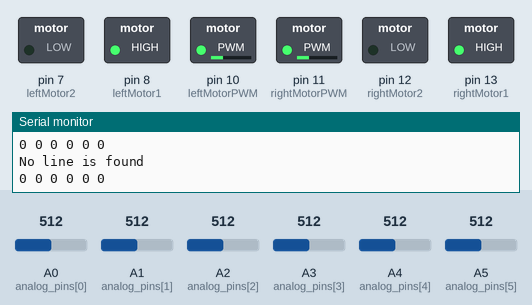
Simulated run of this sketch. Board: Arduino Uno, built with avr-gcc and run on an emulated ATmega328P. Parts: switched loads named in the sketch (green lamp = pin HIGH), the last lines printed to the serial monitor. The test bench sets the inputs (shaded band); at power-on: A0 (analog_pins[0]) = 512, A3 (analog_pins[3]) = 512, A1 (analog_pins[1]) = 512, A4 (analog_pins[4]) = 512, A2 (analog_pins[2]) = 512, A5 (analog_pins[5]) = 512.

Above: at 1.2 s.
1.3 s: A0 (analog_pins[0]) set to 893
4.3 s: A0 (analog_pins[0]) set to 909
At 6.4 s:
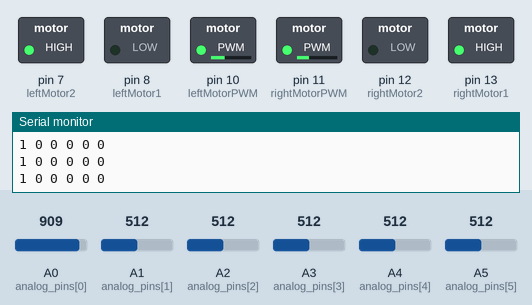
7.3 s: A3 (analog_pins[3]) set to 884
8.8 s: A3 (analog_pins[3]) set to 915
At 8.97 s:
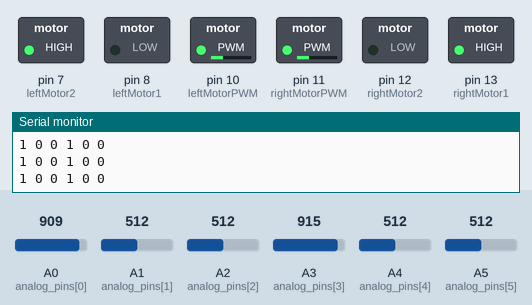
10.7 s: A1 (analog_pins[1]) set to 910
At 11.7 s:
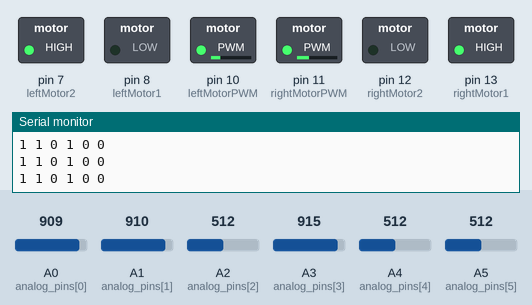
13.7 s: A4 (analog_pins[4]) set to 910
At 14.5 s:
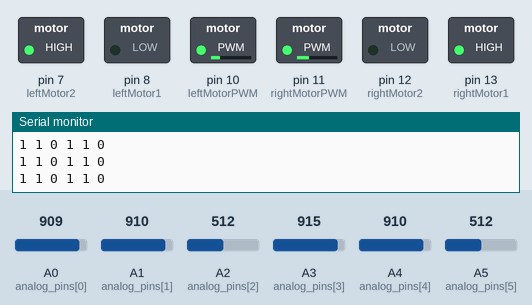
Timing chart, 0 to 16.2 s (numbered marks = the images above; inputs shaded):
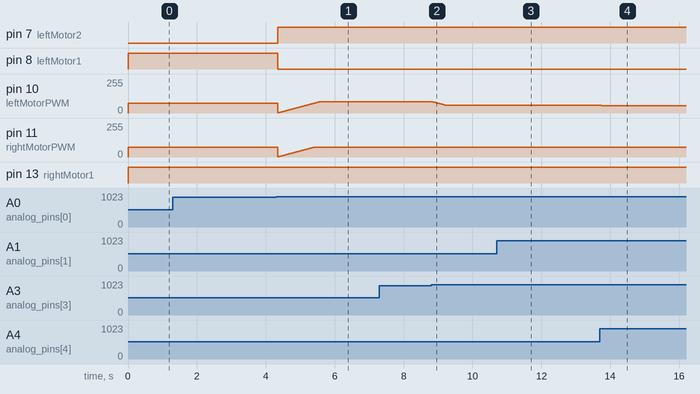

Measured:
- the behaviour switches between 900 and 901 on A0 (analog_pins[0]) (found by bisection; images 0 and 1)
- after the input at 4.3 s, pin 7 (leftMotor2): LOW → HIGH at once; pin 8 (leftMotor1): HIGH → LOW at once
- after the input at 8.8 s, pin 10 (leftMotorPWM): moves from 86/255 to 57/255 over 0.41 s, starting at once
- after the input at 10.7 s, pin 10 (leftMotorPWM): 57/255 → 58/255 at once
- after the input at 13.7 s, pin 10 (leftMotorPWM): 58/255 → 56/255 at once

The sketch:

29_nisan_90_derece.ino
```cpp
uint8_t analog_pins[6] = { A0, A1, A2, A3, A4, A5 };  // A0-> 2 (left) A5->7 (right)Define the analog input pins, 4 D1, 5 D7
#define rightMotor1 13                                //right motor 240RPM
#define rightMotor2 12
#define right_pwm_normalizer 1
#define rightMotorPWM 11
#define leftMotor1 8  //right motor 320RPM
#define leftMotor2 7
#define leftMotorPWM 10
#define left_pwm_normalizer 0.75
float last_position = 0;
uint8_t base_pwm = 75;
/*  digitalWrite(rightMotor1,HIGH);
    digitalWrite(rightMotor2, LOW); right motor forward

    digitalWrite(leftMotor1,LOW);
    digitalWrite(leftMotor2, HIGH); left motor forward
*/

void setup() {
  Serial.begin(9600);
  pinMode(rightMotor1, OUTPUT);
  pinMode(rightMotor2, OUTPUT);
  pinMode(rightMotorPWM, OUTPUT);
  pinMode(leftMotor1, OUTPUT);
  pinMode(leftMotor2, OUTPUT);
  pinMode(leftMotorPWM, OUTPUT);

  for (uint8_t i = 0; i < 6; i++) {
    pinMode(analog_pins[i], INPUT);
  }
}

unsigned int threshold = 900;  // Threshold for detecting black
void loop() {
  update_black_detections(threshold);
  //Serial.println(get_line_pos());
  test_print_is_black_array();


  float line_position = get_line_pos();

  if (line_position == -999) {
    Serial.println("No line is found");

    if (last_position > 0) {
    rotate_cw();
  } else {
    rotate_ccw();
  }
  }


  else if (line_position > 0) {
    int right_pwm = int(base_pwm * right_pwm_normalizer);
    int left_pwm = int((base_pwm + 1.5 * line_position * line_position * line_position) * left_pwm_normalizer);
    drive_left_motor_at(left_pwm, 25, 1);
    drive_right_motor_at(right_pwm, 25, 1);
    last_position = line_position ;
  } else {
    line_position = -line_position;
    int right_pwm = int((base_pwm + 1.5 * line_position * line_position * line_position) * right_pwm_normalizer);
    int left_pwm = int(base_pwm * left_pwm_normalizer);
    drive_left_motor_at(left_pwm, 25, 1);
    drive_right_motor_at(right_pwm, 25, 1);
    last_position = -line_position;
  }
}

uint8_t is_black[6] = { 0, 0, 0, 0, 0, 0 };
uint8_t update_black_detections(int black_threshold) {
  //uint8_t analog_pins[6] = {A0, A1, A2, A3, A4, A5}; // A0-> 2 (left) A5->7 (right)Define the analog input pins
  //right -> 2, left ->7

  for (uint8_t i = 0; i < 6; i++) {
    int analog_value = analogRead(analog_pins[i]);
    uint8_t digital_val = 0;
    if (analog_value > black_threshold) digital_val = 1;
    is_black[i] = digital_val;
  }
}
float get_line_pos() {
  int sensor_coefficients[6] = { 3, 2, 1, -1, -2, -3 };
  float pos_value = 0;
  uint8_t black_counter = 0;

  for (int i = 0; i < 6; i++) {
    if (is_black[i]) {
      pos_value = pos_value + sensor_coefficients[i];
      black_counter = black_counter + 1;
    }
  }

  if (black_counter != 0) {
    pos_value = pos_value / black_counter;
  } else {
    pos_value = -999;
  }
  //no line is found

  return pos_value;
}

void test_print_is_black_array() {
  for (uint8_t i = 0; i < 6; i++) {
    Serial.print(String(is_black[i]) + " ");
  }
  Serial.println("");
}

void drive_right_motor_at(int pwm_val, int update_period_ms, uint8_t delta_pwm_per_period) {
  static unsigned long last_time_update = 0;
  static uint8_t actual_pwm = 0;
  if (millis() - last_time_update < update_period_ms) return;
  int delta_actual_pwm = pwm_val - actual_pwm;

  if (delta_actual_pwm < -delta_pwm_per_period) {
    delta_actual_pwm = -delta_pwm_per_period;
  } else if (delta_actual_pwm > delta_pwm_per_period) {
    delta_actual_pwm = delta_pwm_per_period;
  }
  actual_pwm = actual_pwm + delta_actual_pwm;

  //------------

  if (actual_pwm < 0) {  //go reverse
    digitalWrite(rightMotor1, LOW);
    digitalWrite(rightMotor2, HIGH);
    analogWrite(rightMotorPWM, actual_pwm);
  } else {
    digitalWrite(rightMotor1, HIGH);
    digitalWrite(rightMotor2, LOW);
    analogWrite(rightMotorPWM, actual_pwm);
  }
}

void drive_left_motor_at(int pwm_val, int update_period_ms, uint8_t delta_pwm_per_period) {
  static unsigned long last_time_update = 0;
  static uint8_t actual_pwm = 0;
  if (millis() - last_time_update < update_period_ms) return;
  int delta_actual_pwm = pwm_val - actual_pwm;

  if (delta_actual_pwm < -delta_pwm_per_period) {
    delta_actual_pwm = -delta_pwm_per_period;
  } else if (delta_actual_pwm > delta_pwm_per_period) {
    delta_actual_pwm = delta_pwm_per_period;
  }
  actual_pwm = actual_pwm + delta_actual_pwm;

  //-------------
  if (actual_pwm < 0) {  //go reverse
    digitalWrite(leftMotor1, HIGH);
    digitalWrite(leftMotor2, LOW);
    analogWrite(leftMotorPWM, -actual_pwm);
  } else {
    digitalWrite(leftMotor1, LOW);
    digitalWrite(leftMotor2, HIGH);
    analogWrite(leftMotorPWM, actual_pwm);
  }
}

void rotate_cw() {
  digitalWrite(leftMotor1, LOW);
  digitalWrite(leftMotor2, HIGH);
  analogWrite(leftMotorPWM, base_pwm);
  digitalWrite(rightMotor1, LOW);
  digitalWrite(rightMotor2, HIGH);
  analogWrite(rightMotorPWM, base_pwm);
}
void rotate_ccw() {
  digitalWrite(leftMotor1, HIGH);
  digitalWrite(leftMotor2, LOW);
  analogWrite(leftMotorPWM, base_pwm);
  digitalWrite(rightMotor1, HIGH);
  digitalWrite(rightMotor2, LOW);
  analogWrite(rightMotorPWM, base_pwm);
}
```
